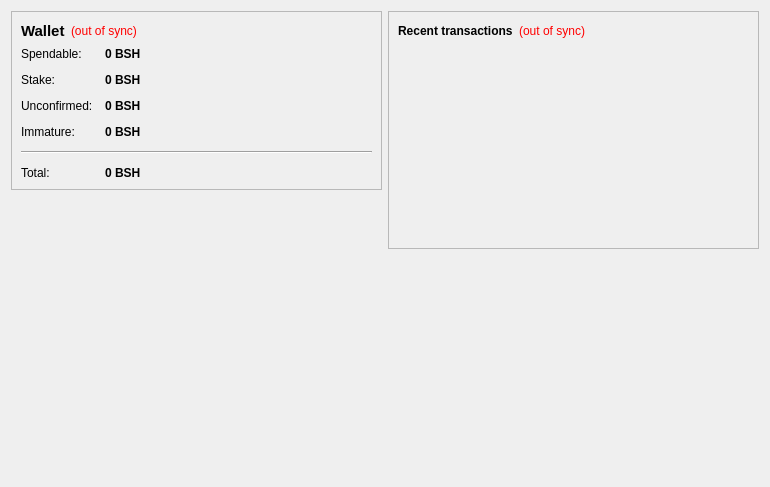
<?xml version="1.0" encoding="UTF-8"?>
<ui version="4.0">
 <class>OverviewPage</class>
 <widget class="QWidget" name="OverviewPage">
  <property name="geometry">
   <rect>
    <x>0</x>
    <y>0</y>
    <width>770</width>
    <height>487</height>
   </rect>
  </property>
  <property name="windowTitle">
   <string>Form</string>
  </property>
  <layout class="QHBoxLayout" name="horizontalLayout" stretch="1,1">
   <item>
    <layout class="QVBoxLayout" name="verticalLayout_2">
     <item>
      <widget class="QFrame" name="frame">
       <property name="frameShape">
        <enum>QFrame::StyledPanel</enum>
       </property>
       <property name="frameShadow">
        <enum>QFrame::Raised</enum>
       </property>
       <layout class="QVBoxLayout" name="verticalLayout_4">
        <item>
         <layout class="QHBoxLayout" name="horizontalLayout_4">
          <item>
           <widget class="QLabel" name="label_5">
            <property name="font">
             <font>
              <pointsize>11</pointsize>
              <weight>75</weight>
              <bold>true</bold>
             </font>
            </property>
            <property name="text">
             <string>Wallet</string>
            </property>
           </widget>
          </item>
          <item>
           <widget class="QLabel" name="labelWalletStatus">
            <property name="toolTip">
             <string>The displayed information may be out of date. Your wallet automatically synchronizes with the BitRush network after a connection is established, but this process has not completed yet.</string>
            </property>
            <property name="styleSheet">
             <string notr="true">QLabel { color: red; }</string>
            </property>
            <property name="text">
             <string notr="true">(out of sync)</string>
            </property>
            <property name="alignment">
             <set>Qt::AlignLeading|Qt::AlignLeft|Qt::AlignVCenter</set>
            </property>
           </widget>
          </item>
          <item>
           <spacer name="horizontalSpacer_2">
            <property name="orientation">
             <enum>Qt::Horizontal</enum>
            </property>
            <property name="sizeHint" stdset="0">
             <size>
              <width>40</width>
              <height>20</height>
             </size>
            </property>
           </spacer>
          </item>
         </layout>
        </item>
        <item>
         <layout class="QFormLayout" name="formLayout_2">
          <property name="fieldGrowthPolicy">
           <enum>QFormLayout::AllNonFixedFieldsGrow</enum>
          </property>
          <property name="horizontalSpacing">
           <number>12</number>
          </property>
          <property name="verticalSpacing">
           <number>12</number>
          </property>
          <item row="0" column="0">
           <widget class="QLabel" name="label">
            <property name="text">
             <string>Spendable:</string>
            </property>
           </widget>
          </item>
          <item row="0" column="1">
           <widget class="QLabel" name="labelBalance">
            <property name="font">
             <font>
              <weight>75</weight>
              <bold>true</bold>
             </font>
            </property>
            <property name="cursor">
             <cursorShape>IBeamCursor</cursorShape>
            </property>
            <property name="toolTip">
             <string>Your current spendable balance</string>
            </property>
            <property name="text">
             <string notr="true">0 BSH</string>
            </property>
            <property name="textInteractionFlags">
             <set>Qt::LinksAccessibleByMouse|Qt::TextSelectableByKeyboard|Qt::TextSelectableByMouse</set>
            </property>
           </widget>
          </item>
          <item row="1" column="0">
           <widget class="QLabel" name="label_6">
            <property name="text">
             <string>Stake:</string>
            </property>
           </widget>
          </item>
          <item row="1" column="1">
           <widget class="QLabel" name="labelStake">
            <property name="font">
             <font>
              <weight>75</weight>
              <bold>true</bold>
             </font>
            </property>
            <property name="cursor">
             <cursorShape>IBeamCursor</cursorShape>
            </property>
            <property name="toolTip">
             <string>Total of coins that was staked, and do not yet count toward the current balance</string>
            </property>
            <property name="text">
             <string notr="true">0 BSH</string>
            </property>
            <property name="textInteractionFlags">
             <set>Qt::LinksAccessibleByMouse|Qt::TextSelectableByKeyboard|Qt::TextSelectableByMouse</set>
            </property>
           </widget>
          </item>
          <item row="2" column="0">
           <widget class="QLabel" name="label_3">
            <property name="text">
             <string>Unconfirmed:</string>
            </property>
           </widget>
          </item>
          <item row="2" column="1">
           <widget class="QLabel" name="labelUnconfirmed">
            <property name="font">
             <font>
              <weight>75</weight>
              <bold>true</bold>
             </font>
            </property>
            <property name="cursor">
             <cursorShape>IBeamCursor</cursorShape>
            </property>
            <property name="toolTip">
             <string>Total of transactions that have yet to be confirmed, and do not yet count toward the current balance</string>
            </property>
            <property name="text">
             <string notr="true">0 BSH</string>
            </property>
            <property name="textInteractionFlags">
             <set>Qt::LinksAccessibleByMouse|Qt::TextSelectableByKeyboard|Qt::TextSelectableByMouse</set>
            </property>
           </widget>
          </item>
          <item row="3" column="0">
           <widget class="QLabel" name="labelImmatureText">
            <property name="text">
             <string>Immature:</string>
            </property>
           </widget>
          </item>
          <item row="3" column="1">
           <widget class="QLabel" name="labelImmature">
            <property name="font">
             <font>
              <weight>75</weight>
              <bold>true</bold>
             </font>
            </property>
            <property name="toolTip">
             <string>Mined balance that has not yet matured</string>
            </property>
            <property name="text">
             <string notr="true">0 BSH</string>
            </property>
            <property name="textInteractionFlags">
             <set>Qt::LinksAccessibleByMouse|Qt::TextSelectableByKeyboard|Qt::TextSelectableByMouse</set>
            </property>
           </widget>
          </item>
          <item row="4" column="0" colspan="2">
           <widget class="Line" name="line">
            <property name="orientation">
             <enum>Qt::Horizontal</enum>
            </property>
           </widget>
          </item>
          <item row="5" column="0">
           <widget class="QLabel" name="labelTotalText">
            <property name="text">
             <string>Total:</string>
            </property>
           </widget>
          </item>
          <item row="5" column="1">
           <widget class="QLabel" name="labelTotal">
            <property name="font">
             <font>
              <weight>75</weight>
              <bold>true</bold>
             </font>
            </property>
            <property name="cursor">
             <cursorShape>IBeamCursor</cursorShape>
            </property>
            <property name="toolTip">
             <string>Your current total balance</string>
            </property>
            <property name="text">
             <string notr="true">0 BSH</string>
            </property>
            <property name="textInteractionFlags">
             <set>Qt::LinksAccessibleByMouse|Qt::TextSelectableByKeyboard|Qt::TextSelectableByMouse</set>
            </property>
           </widget>
          </item>
         </layout>
        </item>
       </layout>
      </widget>
     </item>
     <item>
      <spacer name="verticalSpacer">
       <property name="orientation">
        <enum>Qt::Vertical</enum>
       </property>
       <property name="sizeHint" stdset="0">
        <size>
         <width>20</width>
         <height>40</height>
        </size>
       </property>
      </spacer>
     </item>
     <item>
      <widget class="QLabel" name="label_2">
       <property name="autoFillBackground">
        <bool>true</bool>
       </property>
       <property name="text">
        <string/>
       </property>
       <property name="pixmap">
        <pixmap resource="../bitcoin.qrc">:/icons/drmbg</pixmap>
       </property>
       <property name="scaledContents">
        <bool>false</bool>
       </property>
       <property name="margin">
        <number>0</number>
       </property>
      </widget>
     </item>
    </layout>
   </item>
   <item>
    <layout class="QVBoxLayout" name="verticalLayout_3">
     <item>
      <widget class="QFrame" name="frame_2">
       <property name="frameShape">
        <enum>QFrame::StyledPanel</enum>
       </property>
       <property name="frameShadow">
        <enum>QFrame::Raised</enum>
       </property>
       <layout class="QVBoxLayout" name="verticalLayout">
        <item>
         <layout class="QHBoxLayout" name="horizontalLayout_2">
          <item>
           <widget class="QLabel" name="label_4">
            <property name="text">
             <string>&lt;b&gt;Recent transactions&lt;/b&gt;</string>
            </property>
           </widget>
          </item>
          <item>
           <widget class="QLabel" name="labelTransactionsStatus">
            <property name="toolTip">
             <string>The displayed information may be out of date. Your wallet automatically synchronizes with the BitRush network after a connection is established, but this process has not completed yet.</string>
            </property>
            <property name="styleSheet">
             <string notr="true">QLabel { color: red; }</string>
            </property>
            <property name="text">
             <string notr="true">(out of sync)</string>
            </property>
            <property name="alignment">
             <set>Qt::AlignRight|Qt::AlignTrailing|Qt::AlignVCenter</set>
            </property>
           </widget>
          </item>
          <item>
           <spacer name="horizontalSpacer">
            <property name="orientation">
             <enum>Qt::Horizontal</enum>
            </property>
            <property name="sizeHint" stdset="0">
             <size>
              <width>40</width>
              <height>20</height>
             </size>
            </property>
           </spacer>
          </item>
         </layout>
        </item>
        <item>
         <widget class="QListView" name="listTransactions">
          <property name="styleSheet">
           <string notr="true">QListView { background: transparent; }</string>
          </property>
          <property name="frameShape">
           <enum>QFrame::NoFrame</enum>
          </property>
          <property name="verticalScrollBarPolicy">
           <enum>Qt::ScrollBarAlwaysOff</enum>
          </property>
          <property name="horizontalScrollBarPolicy">
           <enum>Qt::ScrollBarAlwaysOff</enum>
          </property>
          <property name="selectionMode">
           <enum>QAbstractItemView::NoSelection</enum>
          </property>
         </widget>
        </item>
       </layout>
      </widget>
     </item>
     <item>
      <spacer name="verticalSpacer_2">
       <property name="orientation">
        <enum>Qt::Vertical</enum>
       </property>
       <property name="sizeHint" stdset="0">
        <size>
         <width>20</width>
         <height>40</height>
        </size>
       </property>
      </spacer>
     </item>
    </layout>
   </item>
  </layout>
 </widget>
 <resources/>
 <connections/>
</ui>
